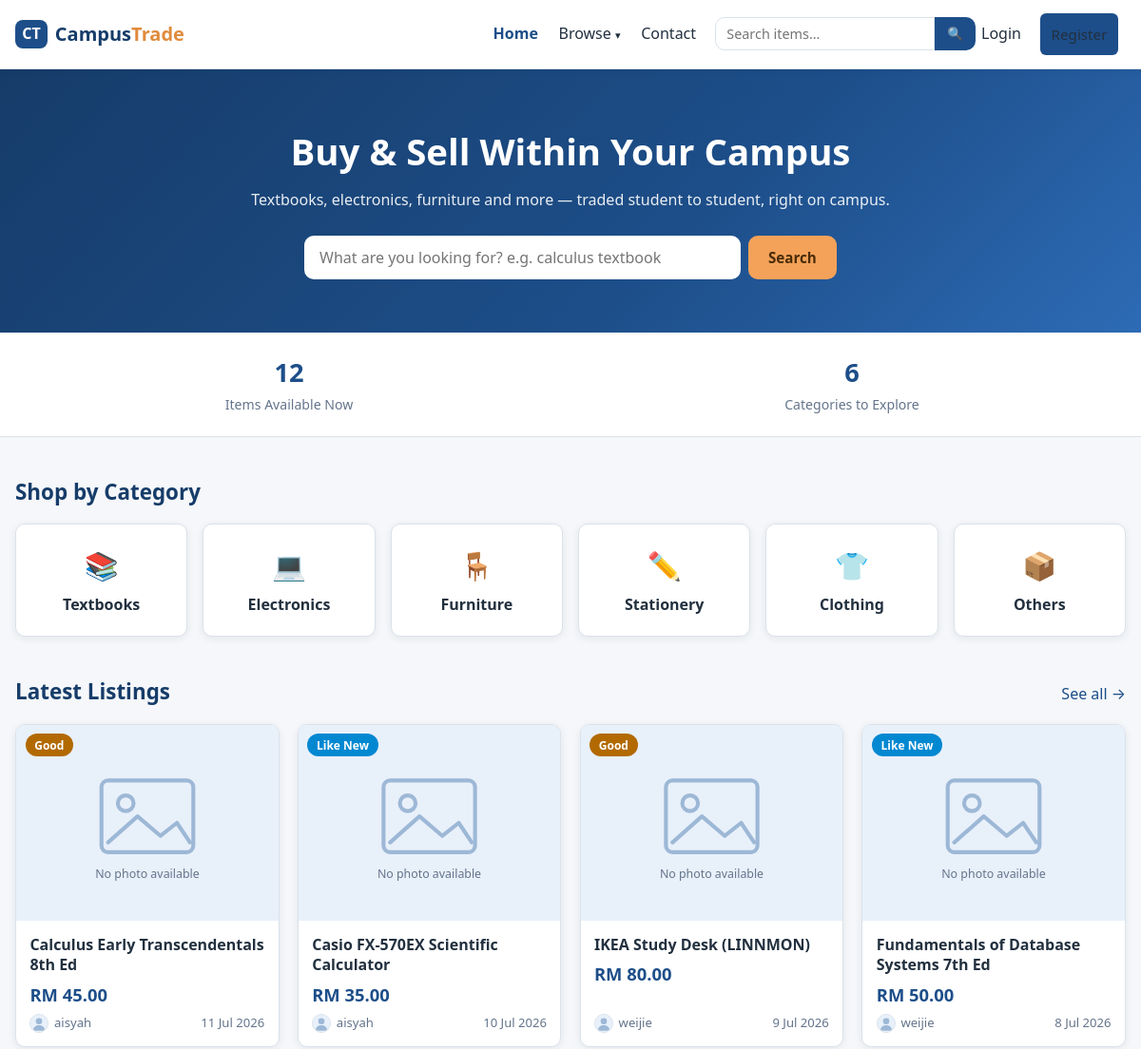
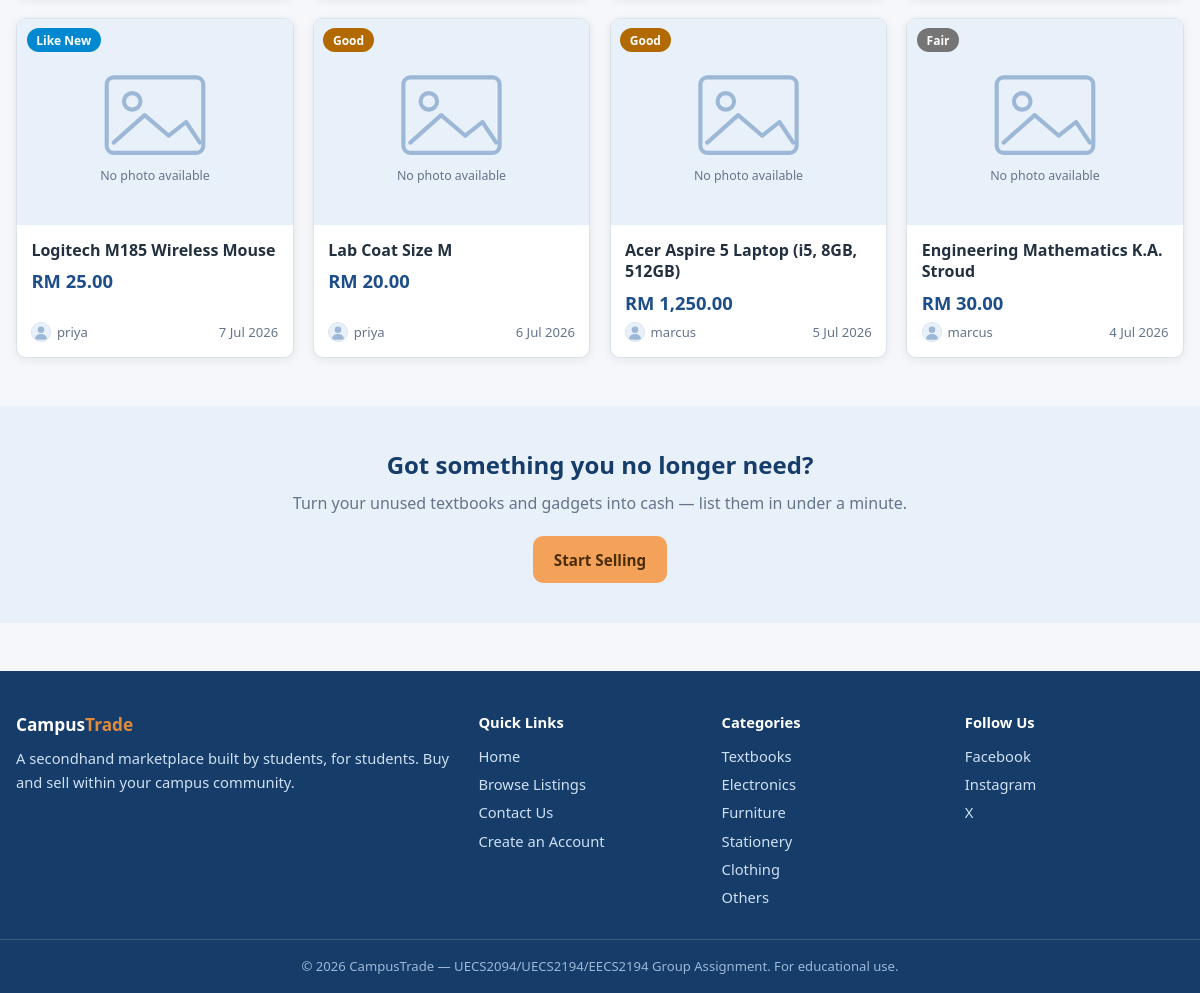
The page / on the database its author committed (2 pictures, top to bottom).
### tables this page shows
CREATE TABLE listings (
  listing_id     INT AUTO_INCREMENT PRIMARY KEY,
  user_id        INT NOT NULL,
  title          VARCHAR(100) NOT NULL,
  description    TEXT NOT NULL,
  price          DECIMAL(10,2) NOT NULL,
  category       VARCHAR(50) NOT NULL,
  item_condition ENUM('New','Like New','Good','Fair') NOT NULL,
  image          VARCHAR(255) NULL,
  status         ENUM('Available','Sold','Reserved') NOT NULL DEFAULT 'Available',
  created_at     DATETIME NOT NULL DEFAULT CURRENT_TIMESTAMP,
  updated_at     DATETIME NULL ON UPDATE CURRENT_TIMESTAMP,
  CONSTRAINT fk_listings_user FOREIGN KEY (user_id)
    REFERENCES users(user_id) ON DELETE CASCADE
);

CREATE TABLE users (
  user_id       INT AUTO_INCREMENT PRIMARY KEY,
  username      VARCHAR(50)  NOT NULL UNIQUE,
  email         VARCHAR(100) NOT NULL UNIQUE,
  password      VARCHAR(255) NOT NULL,
  phone         VARCHAR(20)  NULL,
  profile_image VARCHAR(255) NOT NULL DEFAULT 'default.png',
  qr_image      VARCHAR(255) NULL,
  role          ENUM('user','admin') NOT NULL DEFAULT 'user',
  created_at    DATETIME NOT NULL DEFAULT CURRENT_TIMESTAMP
);

### includes/functions.php (called while the page is built, shortened)
<?php
function e(?string $value): string
{
    return htmlspecialchars($value ?? '', ENT_QUOTES, 'UTF-8');
}
function is_logged_in(): bool
{
    return isset($_SESSION['user_id']);
}
function format_price(float $price): string
{
    return 'RM ' . number_format($price, 2);
}
function format_date(string $datetime): string
{
    return date('j M Y', strtotime($datetime));
}
function condition_class(string $condition): string
{
    return 'badge-' . strtolower(str_replace(' ', '-', $condition));
}
function listing_image(?string $image): string
{
    return 'images/placeholder.svg';
}
function user_avatar(?string $image): string
{
    return 'images/avatar.svg';
}

### index.php (the view, shortened to what this page needs)
<?php
require_once __DIR__ . '/includes/db.php';
$stats = $conn->query(
    "SELECT COUNT(*) AS available_listings FROM listings WHERE status = 'Available'"
)->fetch_assoc();
$featured = $conn->query(
    "SELECT l.listing_id, l.title, l.price, l.item_condition, l.image, l.created_at, u.username, u.profile_image
     FROM listings l
     JOIN users u ON l.user_id = u.user_id
     WHERE l.status = 'Available'
     ORDER BY l.created_at DESC
     LIMIT 8"
)->fetch_all(MYSQLI_ASSOC);
require_once __DIR__ . '/includes/header.php';
?>
<section class="hero">
    <div class="container hero-content">
        <h1>Buy &amp; Sell Within Your Campus</h1>
        <p>Textbooks, electronics, furniture and more — traded student to student, right on campus.</p>
        <form action="browse.php" method="get" class="hero-search" role="search">
            <input type="text" name="search" placeholder="What are you looking for? e.g. calculus textbook"
                   aria-label="Search listings">
            <button type="submit" class="btn btn-accent">Search</button>
        </form>
    </div>
</section>
<section class="stats-bar">
    <div class="container stats-grid stats-grid-2">
        <div class="stat">
            <span class="stat-number"><?= (int) $stats['available_listings'] ?></span>
            <span class="stat-label">Items Available Now</span>
        </div>
        <div class="stat">
            <span class="stat-number"><?= count(CATEGORIES) ?></span>
            <span class="stat-label">Categories to Explore</span>
        </div>
    </div>
</section>
<section class="container section">
    <h2 class="section-title">Shop by Category</h2>
    <div class="category-grid">
        <?php
        $category_icons = [
            'Textbooks'   => '&#128218;',
            'Electronics' => '&#128187;',
            'Furniture'   => '&#129681;',
            'Stationery'  => '&#9999;&#65039;',
            'Clothing'    => '&#128085;',
            'Others'      => '&#128230;',
        ];
        foreach (CATEGORIES as $cat): ?>
            <a class="category-card" href="browse.php?category=<?= urlencode($cat) ?>">
                <span class="category-icon"><?= $category_icons[$cat] ?></span>
                <span class="category-name"><?= e($cat) ?></span>
            </a>
        <?php endforeach; ?>
    </div>
</section>
<section class="container section">
    <div class="section-head">
        <h2 class="section-title">Latest Listings</h2>
        <a href="browse.php" class="see-all">See all &rarr;</a>
    </div>
    <?php if (!$featured): ?>
        <p class="empty-state">No listings yet — be the first to <a href="create_listing.php">sell an item</a>!</p>
    <?php else: ?>
        <div class="card-grid">
            <?php foreach ($featured as $item): ?>
                <a class="item-card" href="item.php?id=<?= (int) $item['listing_id'] ?>">
                    <div class="item-image">
                        <img src="<?= e(listing_image($item['image'])) ?>" alt="<?= e($item['title']) ?>">
                        <span class="badge <?= condition_class($item['item_condition']) ?>"><?= e($item['item_condition']) ?></span>
                    </div>
                    <div class="item-body">
                        <h3 class="item-title"><?= e($item['title']) ?></h3>
                        <p class="item-price"><?= format_price((float) $item['price']) ?></p>
                        <p class="item-meta">
                            <span class="seller-chip">
                                <img src="<?= e(user_avatar($item['profile_image'])) ?>" alt="" class="avatar avatar-xs">
                                <?= e($item['username']) ?>
                            </span>
                            <span><?= format_date($item['created_at']) ?></span>
                        </p>
                    </div>
                </a>
            <?php endforeach; ?>
        </div>
    <?php endif; ?>
</section>
<section class="cta-strip">
    <div class="container">
        <h2>Got something you no longer need?</h2>
        <p>Turn your unused textbooks and gadgets into cash — list them in under a minute.</p>
        <a href="<?= is_logged_in() ? 'create_listing.php' : 'register.php' ?>" class="btn btn-accent">Start Selling</a>
    </div>
</section>
<?php require_once __DIR__ . '/includes/footer.php'; ?>

### rows shown on the page
listings: item_condition "Good", title "Calculus Early Transcendentals 8th Ed", price "RM 45.00", user.username "aisyah", created_at "11 Jul 2026"
listings: item_condition "Like New", title "Casio FX-570EX Scientific Calculator", price "RM 35.00", user.username "aisyah", created_at "10 Jul 2026"
listings: item_condition "Good", title "IKEA Study Desk (LINNMON)", price "RM 80.00", user.username "weijie", created_at "9 Jul 2026"
listings: item_condition "Like New", title "Fundamentals of Database Systems 7th Ed", price "RM 50.00", user.username "weijie", created_at "8 Jul 2026"
listings: item_condition "Like New", title "Logitech M185 Wireless Mouse", price "RM 25.00", user.username "priya", created_at "7 Jul 2026"
listings: item_condition "Good", title "Lab Coat Size M", price "RM 20.00", user.username "priya", created_at "6 Jul 2026"
listings: item_condition "Good", title "Acer Aspire 5 Laptop (i5, 8GB, 512GB)", price "RM 1,250.00", user.username "marcus", created_at "5 Jul 2026"
listings: item_condition "Fair", title "Engineering Mathematics K.A. Stroud", price "RM 30.00", user.username "marcus", created_at "4 Jul 2026"

### other values the page prints
$stats['available_listings'] "12"
count(CATEGORIES) "6"
$category_icons[$cat] "📚"
$cat "Textbooks"
$category_icons[$cat] "💻"
$cat "Electronics"
$category_icons[$cat] "🪑"
$cat "Furniture"
$category_icons[$cat] "✏️"
$cat "Stationery"
$category_icons[$cat] "👕"
$cat "Clothing"
$category_icons[$cat] "📦"
$cat "Others"
